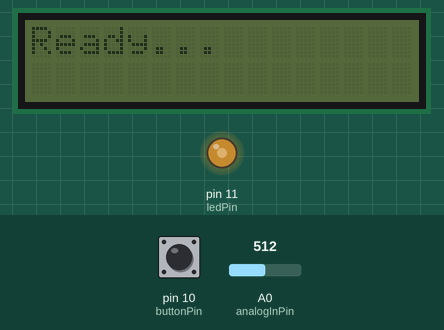
The sketch below on a simulated Arduino Uno, built with avr-gcc and run on an emulated ATmega328P. Shown: 16×2 character LCD, output pins drawn as LEDs (lit = HIGH). Inputs (shaded band) come from the test bench; at power-on: A0 (analogInPin) = 512, pin 10 (buttonPin) LOW.

Above: at 1.2 s.
1.3 s: A0 (analogInPin) set to 683
At 1.7 s:
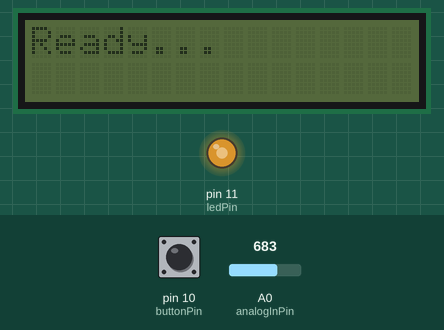
2.8 s: A0 (analogInPin) set to 712
At 2.9 s:
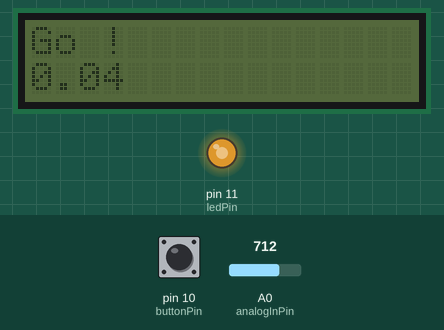
4.7 s: A0 (analogInPin) set to 122
At 5.9 s:
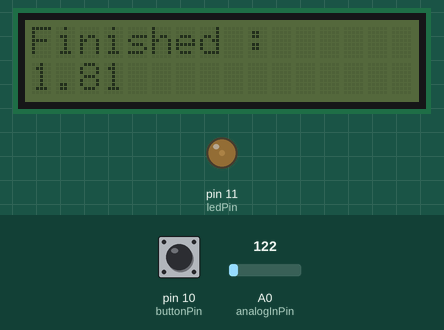
6.2 s: A0 (analogInPin) set to 900
At 6.6 s:
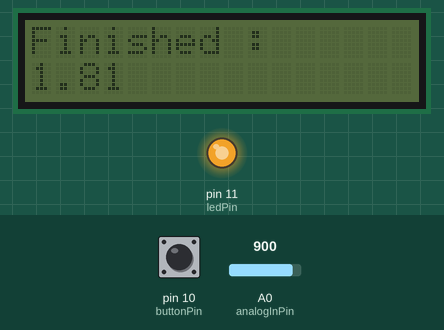
9.2 s: pin 10 (buttonPin) pulled HIGH for 0.15 s
At 9.5 s:
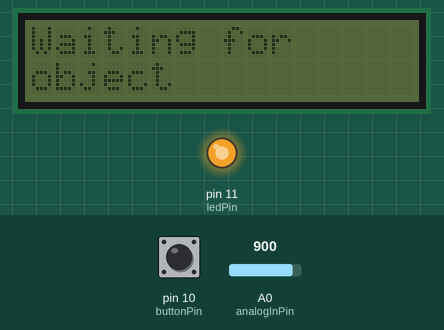
10.8 s: A0 (analogInPin) set to 0
At 11.7 s:
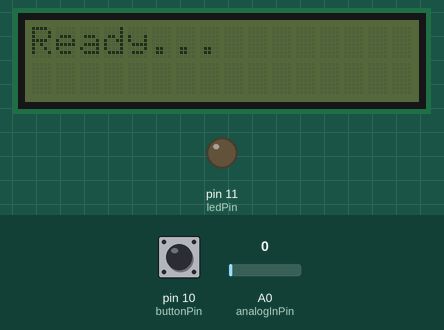
Timing chart, 0 to 13.3 s (numbered marks = the images above; inputs shaded):
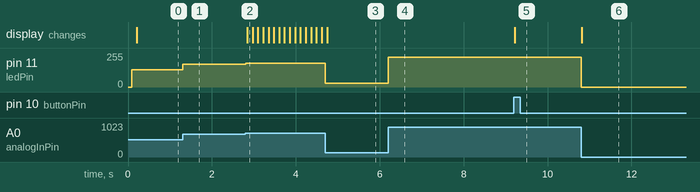

The sketch:

chronograph_5000.ino
```cpp
// improvement :
// - refreshing blinking : put a flag to display every information once, not continously
// - integrate loop mode (for x laps, usage of switch in n mode)


#include <LiquidCrystal_I2C.h>

const int analogInPin = A0;  // Analog input pin that the potentiometer is attached to
const int switchPin = 12;  // the number of the pushbutton pin
const int ledPin = 11;    // the number of the LED pin
const int buttonPin = 10;  // the number of the pushbutton pin

int buttonState = 0;  // variable for reading the pushbutton status
int sensorValue = 0;  // value read from the IR sensor
int loop_resolution = 1; // ms
int refresh_rate = 100; // ms
unsigned long startTime = 0;
float endTime = 0;
unsigned long myTime = 0;
float floatTime = 0.0;
int start_trigger = 700;
int flag = 0;
int status = 0;
int counter = 0;

// Format => (ADDRESS,Width,Height )
LiquidCrystal_I2C lcd(0x27, 16, 2);


void setup()
{
  // initialize the LED pin as an output:
  pinMode(ledPin, OUTPUT);
  // initialize the pushbutton pin as an input:
  pinMode(buttonPin, INPUT);
  pinMode(switchPin, INPUT);

  // put your setup code here, to run once:
  // initialize serial communications at 9600 bps:
  // Serial.begin(9600);

  lcd.init();
  // lcd.backlight();

  // Clear the display buffer
  lcd.clear();
  // Set cursor (Column, Row)
  lcd.setCursor(0, 0);
  lcd.print("Waiting for");
  lcd.setCursor(0, 1);
  lcd.print("object");

  analogWrite(ledPin, 0);

}

void loop()
{

  // read the state of the pushbutton value:
  buttonState = digitalRead(buttonPin);

  // read the analog in value:
  sensorValue = analogRead(analogInPin);

  // print the results to the Serial Monitor:
  // Serial.print("sensor = ");
  // Serial.print(sensorValue);
  // Serial.print("\n");

// PWM LED that shows the readaing of IR sensor (conversion of the value !)
  analogWrite(ledPin, sensorValue/4);

  if ((sensorValue < start_trigger) && (status == 0))
  {
    status = 1;
  }


  if(status == 1)
  {
    if((loop_resolution * counter) > refresh_rate) // define the LCD refresh rate (50 * 2ms = 100ms)
    {
      lcd.clear();
      lcd.setCursor(0, 0);
      lcd.print("Ready...");
      counter = 0;
    }

    if (sensorValue > start_trigger)
    {
      status = 2;

    }

    if(buttonState == 1)
    {
      status = 0;
      lcd.clear();
      // Set cursor (Column, Row)
      lcd.setCursor(0, 0);
      lcd.print("Waiting for");
      lcd.setCursor(0, 1);
      lcd.print("object");
      flag = 0;
    }


  }
  else if(status == 2)
  {
    if(flag == 0)
    {
      startTime = millis();
      flag = 1;
    }

    if((loop_resolution * counter) > refresh_rate) // define the LCD refresh rate (50 * 2ms = 100ms)
    {
      if((loop_resolution * counter) > refresh_rate) // define the LCD refresh rate (50 * 2ms = 100ms)
      {
        // Clear the display buffer
        lcd.clear();
        // Set cursor (Column, Row)
        lcd.setCursor(0, 0);
        lcd.print("Go !");
        lcd.setCursor(0,1);
        myTime = millis();
        myTime -= startTime;
        floatTime =  myTime / 1000.0;
        lcd.print(floatTime);
        counter = 0;
      }
    }

    if (sensorValue < start_trigger)
    {
      status = 3;
      endTime = floatTime;
    }

    if(buttonState == 1)
    {
      status = 0;
      // Set cursor (Column, Row)
      lcd.setCursor(0, 0);
      lcd.print("Waiting for");
      lcd.setCursor(0, 1);
      lcd.print("object");
      flag = 0;
    }

  }
  else if(status == 3)
  {
    if((loop_resolution * counter) > refresh_rate) // define the LCD refresh rate (50 * 2ms = 100ms)
    {
      lcd.clear();
      lcd.setCursor(0, 0);
      lcd.print("Finished :");
      lcd.setCursor(0, 1);
      lcd.print(endTime);
      counter = 0;
    }

    if(0)
    {
      // reset status and all variables
      status = 0;

    }

    if(buttonState == 1)
    {
      status = 0;
      // Set cursor (Column, Row)
      lcd.setCursor(0, 0);
      lcd.print("Waiting for");
      lcd.setCursor(0, 1);
      lcd.print("object");
      flag = 0;
    }

  }
  else
  {
    // Clear the display buffer
    //lcd.clear();

  }

  // resolution of the loop, in ms
  delay(loop_resolution);
  counter++;

}
```

Measured:
- the behaviour switches between 700 and 701 on A0 (analogInPin) (found by bisection; images 1 and 2)
- after the input at 1.3 s, pin 11 (ledPin): 128/255 → 170/255 at once
- after the input at 2.8 s, pin 11 (ledPin): 170/255 → 178/255 at once; the display: changes at once (image 2)
- after the input at 4.7 s, pin 11 (ledPin): 178/255 → 30/255 at once; the display: changes after 0.05 s (image 3)
- after the input at 6.2 s, pin 11 (ledPin): 30/255 → 225/255 at once
- after the input at 9.2 s, the display: changes at once (image 5)
- after the input at 10.8 s, pin 11 (ledPin): 225/255 → 0/255 at once; the display: changes at once (image 6)
